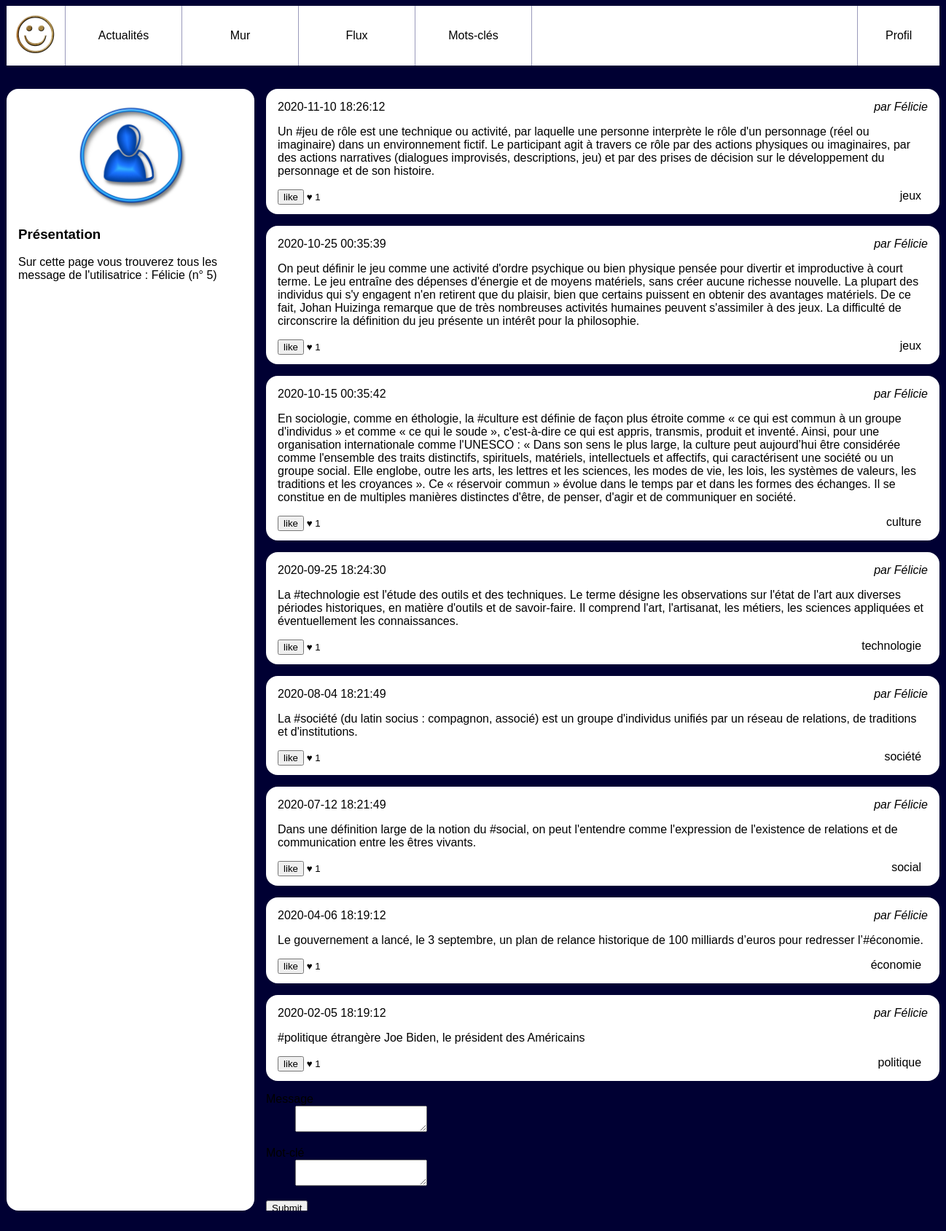
Page /src/wall.php (signed in) on the committed database.
### tables this page shows
CREATE TABLE IF NOT EXISTS `users` (
  `id` INT UNSIGNED NOT NULL AUTO_INCREMENT,
  `email` VARCHAR(255) NOT NULL,
  `password` VARCHAR(255) NOT NULL,
  `alias` VARCHAR(255) NOT NULL,
  PRIMARY KEY (`id`),
  UNIQUE INDEX `email_UNIQUE` (`email` ASC),
  UNIQUE INDEX `alias_UNIQUE` (`alias` ASC));

CREATE TABLE IF NOT EXISTS `posts` (
  `id` INT UNSIGNED NOT NULL AUTO_INCREMENT,
  `user_id` INT UNSIGNED NOT NULL,
  `content` TEXT NOT NULL,
  `created` DATETIME NOT NULL,
  `parent_id` INT UNSIGNED NULL,
  PRIMARY KEY (`id`),
  INDEX `fk_posts_users_idx` (`user_id` ASC),
  INDEX `fk_posts_posts1_idx` (`parent_id` ASC),
  CONSTRAINT `fk_posts_users`
    FOREIGN KEY (`user_id`)
    REFERENCES `users` (`id`)
    ON DELETE NO ACTION
    ON UPDATE NO ACTION,
  CONSTRAINT `fk_posts_posts1`
    FOREIGN KEY (`parent_id`)
    REFERENCES `posts` (`id`)
    ON DELETE NO ACTION
    ON UPDATE NO ACTION);

### src/wall.php (the view, shortened to what this page needs)
<!doctype html>
<html lang="fr">
    <head>
        <link rel="stylesheet" href="style.css"/>
    </head>
    <body>
        <header>
            <img src="resoc.jpg" alt="Logo de notre réseau social"/>
            <?php
            $mysqli = new mysqli("localhost:3306", "root", "root", "socialnetwork");
            $mysqli->set_charset("utf8mb4");
            ?>
            <?php
                include("menu.php");
            ?>
        </header>
        <div id="wrapper">
            <?php
            if (isset($_GET['user_id']))
            {
                $userId=$_GET['user_id'];
            }
            else {
                $userId=$_SESSION['connected_id'];
            }
            ?>
            <aside>
                <?php
                $laQuestionEnSql = "SELECT * FROM `users` WHERE id=" . intval($userId);
                $lesInformations = $mysqli->query($laQuestionEnSql);
                $user = $lesInformations->fetch_assoc();
                ?>
                <img src="user.jpg" alt="Portrait de l'utilisatrice"/>
                <section>
                    <h3>Présentation</h3>
                    <p>Sur cette page vous trouverez tous les message de l'utilisatrice : <?php echo $user['alias'] ?>
                        (n° <?php echo $userId ?>)
                    </p>
                </section>
            </aside>
            <main>
                <?php
                $laQuestionEnSql = "SELECT `posts`.`content`,"
                        . "`posts`.`created`,"
                        . "`users`.`alias` as author_name,  "
                        . "`posts`.`id` as post_id,  "
                        . "count(DISTINCT `likes`.`id`) as like_number,  "
                        . "GROUP_CONCAT(DISTINCT `tags`.`label`) AS taglist "
                        . "FROM `posts`"
                        . "JOIN `users` ON  `users`.`id`=`posts`.`user_id`"
                        . "LEFT JOIN `posts_tags` ON `posts`.`id` = `posts_tags`.`post_id`  "
                        . "LEFT JOIN `tags`       ON `posts_tags`.`tag_id`  = `tags`.`id` "
                        . "LEFT JOIN `likes`      ON `likes`.`post_id`  = `posts`.`id` "
                        . "WHERE `posts`.`user_id`='" . intval($userId) . "' "
                        . "GROUP BY `posts`.`id`"
                        . "ORDER BY `posts`.`created` DESC  "
                ;
                $lesInformations = $mysqli->query($laQuestionEnSql);
                while ($post = $lesInformations->fetch_assoc())
                {
                    ?>
                    <article>
                        <h3>
                            <time datetime='<?php echo $post['created'] ?>' ><?php echo $post['created'] ?></time>
                        </h3>
                        <address>par <?php echo $user['alias'] ?></address>
                        <div>
                            <p><?php echo $post['content'] ?></p>
                        </div>
                        <footer>
                            <small><form action="wall.php" method="post">
                             <input type="submit" value="like">
                                ♥ <?php echo $post['like_number'] ?>
                             </form>
                            </small>
                            <?php $posts = explode (",", $post['taglist']);
                                foreach ($posts as $singlevalue) {
                                echo "<a href=''>".$singlevalue."</a> &nbsp;";
                                }
                            ?>
                        </footer>
                    </article>
                <?php }
                    ?>
                    <form action="wall.php" method="post">
                        <dl>
                            <dt><label for='message'>Message</label></dt>
                            <dd><textarea name='message'></textarea></dd>
                        </dl>
                        <dl>
                            <dt><label for='tag'>Mot-clé</label></dt>
                            <dd><textarea name='tag'></textarea></dd>
                        </dl>
                        <input type='submit'>
            </main>
        </div>
    </body>
</html>

### src/style.css (style rules this page uses)
body { background-color: #003; font-family: Arial; }
a { text-decoration: none; color:black; }
body>header { background-color: #fff; display:flex; width:80em; margin:0 auto 2em auto; padding:0; }
body>header img { height:5em; }
#wrapper { display:flex; width:80em; margin:0 auto 2em auto; }
#wrapper aside { background-color: #fff; flex:1; padding:1em; border-radius: 1em; }
#wrapper aside img { display: block; width:50%; margin:auto; }
#wrapper main { flex:3; padding-left:1em; height: 80vh; overflow-y: scroll; }
#wrapper main article { background-color: #fff; padding:1em; margin-bottom: 1em ; border-radius: 1em; }
#wrapper main article h3 { margin:0; padding:0; font-weight: normal; font-size:1em; }
#wrapper main article time { float:left; }
#wrapper main article address { text-align: right; margin-bottom: 1em; }
#wrapper main article p { margin:0; }
#wrapper main article footer { margin-top: 1em; text-align: right; }
#wrapper main article footer small { float:left; }

### rows in the picture
users: alias "Félicie"
posts: created "2020-11-10 18:26:12", user.alias "Félicie", content "Un #jeu de rôle est une technique ou activité, par laquelle une personne interprète le rôle d'un personnage (réel ou imaginaire) dans un environnement fictif. Le participant agit à travers ce rôle par des actions physiques ou imaginaires, par des actions narratives (dialogues improvisés, descriptions, jeu) et par des prises de décision sur le développement du personnage et de son histoire.", like_number "1", singlevalue "jeux"
posts: created "2020-10-25 00:35:39", user.alias "Félicie", content "On peut définir le jeu comme une activité d'ordre psychique ou bien physique pensée pour divertir et improductive à court terme. Le jeu entraîne des dépenses d'énergie et de moyens matériels, sans créer aucune richesse nouvelle. La plupart des individus qui s'y engagent n'en retirent que du plaisir, bien que certains puissent en obtenir des avantages matériels. De ce fait, Johan Huizinga remarque que de très nombreuses activités humaines peuvent s'assimiler à des jeux. La difficulté de circonscrire la définition du jeu présente un intérêt pour la philosophie.", like_number "1", singlevalue "jeux"
posts: created "2020-10-15 00:35:42", user.alias "Félicie", content "En sociologie, comme en éthologie, la #culture est définie de façon plus étroite comme « ce qui est commun à un groupe d'individus » et comme « ce qui le soude », c'est-à-dire ce qui est appris, transmis, produit et inventé. Ainsi, pour une organisation internationale comme l'UNESCO : « Dans son sens le plus large, la culture peut aujourd’hui être considérée comme l'ensemble des traits distinctifs, spirituels, matériels, intellectuels et affectifs, qui caractérisent une société ou un groupe social. Elle englobe, outre les arts, les lettres et les sciences, les modes de vie, les lois, les systèmes de valeurs, les traditions et les croyances ». Ce « réservoir commun » évolue dans le temps par…", like_number "1", singlevalue "culture"
posts: created "2020-09-25 18:24:30", user.alias "Félicie", content "La #technologie est l'étude des outils et des techniques. Le terme désigne les observations sur l'état de l'art aux diverses périodes historiques, en matière d'outils et de savoir-faire. Il comprend l'art, l'artisanat, les métiers, les sciences appliquées et éventuellement les connaissances.", like_number "1", singlevalue "technologie"
posts: created "2020-08-04 18:21:49", user.alias "Félicie", content "La #société (du latin socius : compagnon, associé) est un groupe d'individus unifiés par un réseau de relations, de traditions et d'institutions.", like_number "1", singlevalue "société"
posts: created "2020-07-12 18:21:49", user.alias "Félicie", content "Dans une définition large de la notion du #social, on peut l'entendre comme l'expression de l'existence de relations et de communication entre les êtres vivants.", like_number "1", singlevalue "social"
posts: created "2020-04-06 18:19:12", user.alias "Félicie", content "Le gouvernement a lancé, le 3 septembre, un plan de relance historique de 100 milliards d’euros pour redresser l’#économie.", like_number "1", singlevalue "économie"
posts: created "2020-02-05 18:19:12", user.alias "Félicie", content "#politique étrangère Joe Biden, le président des Américains", like_number "1", singlevalue "politique"

### other values in the picture
$userId "5"
